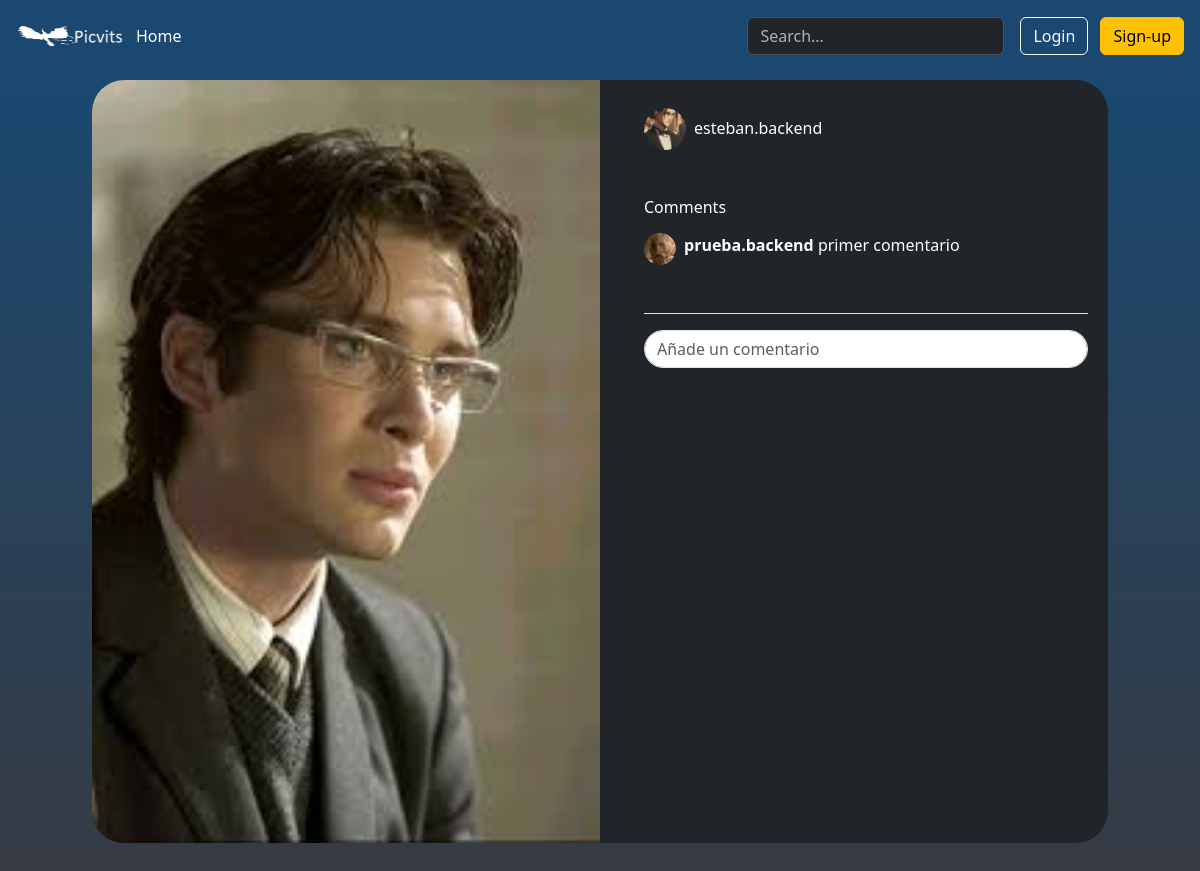
The app's page /pict/1/, older data.
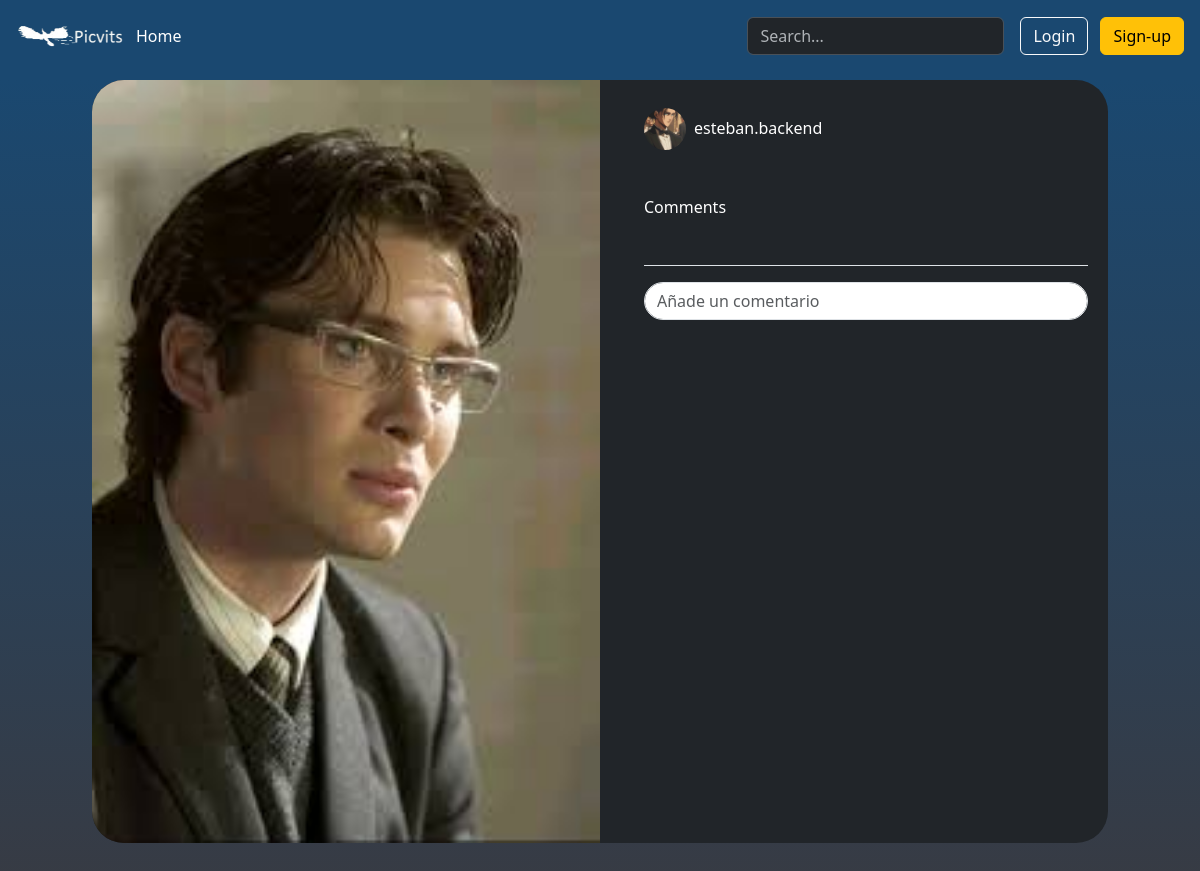
The same page, newer data.
### picvits/models.py (models this page shows, shortened)
class Comment(models.Model):
    text = models.CharField(max_length=255)
    created_at = models.DateTimeField(auto_now_add=True)
    author = models.ForeignKey(User, on_delete=models.CASCADE, related_name='comment')
    pict = models.ForeignKey(Picture, on_delete=models.CASCADE, related_name='comment')
    parent = models.ForeignKey('self', null=True, blank=True, on_delete=models.CASCADE, related_name='replies')

### users/models.py (models this page shows, shortened)
class Profile(models.Model):
    user = models.OneToOneField(User, on_delete=models.CASCADE, related_name='profile')
    image = models.ImageField(upload_to='profile/', default='default.jpg')

### picvits/views.py (the view)
# urls.py: path('pict/<int:pict_id>/', views.pict_view, name='pict'),
def pict_view(request, pict_id):
    pict = get_object_or_404(Picture, id=pict_id)
    context = {
        'pict_url': pict.image.url,
        'pict_title': pict.title,
        'pict_author': pict.author.username,
        'pict_author_image_url': pict.author.profile.image.url,
        'pict_comments': pict.comment.all(),
    }
    return render(request, 'picvits/pict_view.html', context)

### templates/picvits/pict_view.html (shortened to what this page needs)
{% extends 'base.html' %}
{% load static %}
{% block content %}
<div class="d-flex justify-content-center align-items-center">
  <div class="container p-0 d-flex rounded-5 bg-dark" style="min-height: 40vh; max-width: 1016px;">
    <div class="col-sm-6">
      <img src="{{ pict_url }}" alt="{{pict_url}}" class="rounded-start-5 object-fit-cover" width="508px">
    </div>
    <div class="col-sm-6 ps-4 scrollspy-example" style="height: 100%; max-height: 902px; width: 508px;">
      <div class="comment-section">
        <div class="d-flex align-items-center mb-3">
          <img src="{{ pict_author_image_url }}" alt="User Image" class="rounded-circle object-fit-cover" width="42" height="42">
          <div>
            <h6 class="mb-0 ps-2"><a href="{% url 'profile' pict_author %}" class="text-white text-decoration-none">{{ pict_author }}</a></h6>
          </div>
        </div>
        <div class="comments mt-5">
          <h6 class="text-white">Comments</h6>
          {% if pict_comments is None %}
          <p class="text-muted-white">No hay comentarios todavía.</p>
          {% else %}
          {% for comment in pict_comments %}
          <div data-bs-target="#navbar-example2" data-bs-root-margin="0px 0px -40%" data-bs-smooth-scroll="true" class="scrollspy-example" tabindex="0">
            <div class="comment my-3 text-white">
              <div class="d-flex flex-row">
                <div class="pe-2">
                  <img src="{{comment.author.profile.image.url}}" alt="{{comment.author.profile.image.name}}" class="rounded-circle object-fit-cover" width="32" height="32">
                </div>
                <div class="d-flex flex-column">
                  <div class="d-flex flex-row">
                    <p class="m-0"><strong>{{comment.author.username}} </strong>{{comment.text}}</p>
                  </div>
                </div>
              </div>
            </div>
          </div>
          {% endfor %}
          {% endif %}
        </div>
        <div class="mt-5 sticky-bottom border-top z-1 position-relative">
          <div class="">
            <div class="d-flex mt-3">
              {% if user.is_authenticated %}
              <div class="pe-2">
                <img src="{{request.user.profile.image.url}}" alt="User Image" class="rounded-circle object-fit-cover" width="42" height="42">
              </div>
              <div class="ps-2" style="width: 100%">
                <form action="{% url 'add_comment' pict.id %}" method="post">
                  {% csrf_token %}
                  <input type="text" name="comment-text" class="form-control rounded-pill" placeholder="Añade un comentario" >
                </form>
              </div>
              {% else %}
              <div style="width: 100%">
                <a href="{% url 'login' %}" class="text-decoration-none">
                  <input type="text" class="form-control rounded-pill" placeholder="Añade un comentario" >
                </a>
              </div>
              {% endif %}
            </div>
          </div>
        </div>
      </div>
    </div>
  </div>
</div>
{% endblock %}

### templates/base.html (shortened to what this page needs)
{% load static %}
<!DOCTYPE html>
<html lang="en">
<head>
    <link rel="stylesheet" href="{% static 'css/style.css' %}">
    <link href="https://cdn.jsdelivr.net/npm/bootstrap@5.3.3/dist/css/bootstrap.min.css" rel="stylesheet">
</head>
<body>
    {% include 'nav.html' %}
    <div class="container-fluid px-5 bg-body">
      {% block content %}
      {% endblock %}
    </div>
</body>
</html>

### templates/nav.html (shortened to what this page needs)
{% load static %}
<header class="p-3 mb-2">
    <div class="d-flex flex-wrap align-items-center justify-content-center justify-content-lg-start">
      <a href="/" class="d-flex align-items-center mb-2 mb-lg-0 link-body-emphasis text-decoration-none">
        <img src="{% static 'images/logo.jpg' %}" alt="" height="32">
      </a>
      <ul class="nav col-12 col-lg-auto me-lg-auto mb-2 justify-content-center mb-md-0">
        <li><a href="{% url 'home' %}" class="nav-link px-2 text-white">Home</a></li>
      </ul>
      <form class="col-12 col-lg-auto mb-3 mb-lg-0 me-lg-3" role="search"  method="post" action="{% url 'search' %}" data-bs-theme="dark">
        <input type="search" class="form-control" placeholder="Search..." aria-label="Search" name="searched">
      </form>
      {% if request.user.is_authenticated %}
      <div class="dropdown text-end" data-bs-theme="dark">
        <a href="#" class="d-block link-body-emphasis text-decoration-none dropdown-toggle" data-bs-toggle="dropdown" aria-expanded="false">
          <img src="{{request.user.profile.image.url}}" alt="{{request.user.profile.image.url}}" width="32" height="32" class="rounded-circle object-fit-cover">
        </a>
        <ul class="dropdown-menu text-small">
          <li><a class="dropdown-item" href="{% url 'new_picture' %}">New picture...</a></li>
          <li><a class="dropdown-item" href="{% url 'profile' request.user.username %}">Profile</a></li>
          <li><hr class="dropdown-divider"></li>
          <li><a href="{% url 'logout' %}" class="dropdown-item">logout</a></li>
        </ul>
      </div>
      {% else %}
      <div class="text-end">
        <a href="{% url 'login' %}" class="btn btn-outline-light me-2">Login</a>
        <a href="{% url 'register' %}" class="btn btn-warning">Sign-up</a>
      </div>
      {% endif %}
    </div>
</header>

### static/css/style.css (style rules this page uses)
* { margin: 0; padding: 0; box-sizing: border-box; }
html, body { height: 100%; }
body { background: #1A4870 !important; }
.bg-body { background: #1A4870; background: -webkit-linear-gradient(to bottom, #1A4870, #373B44); background: linear-gradient(to bottom, #1A4870, #373B44); background-size: cover; background-position: center; background-repeat: no-repeat; min-height: 100vh !important; }
.comment-section { height: 100%; padding: 20px; border-radius: 8px; }
.comment-section img { border-radius: 50%; }

Row changes from the older to the newer data that the page shows:
removed Comment: author.profile.image (picture), author.username "prueba.backend", text "primer comentario"
